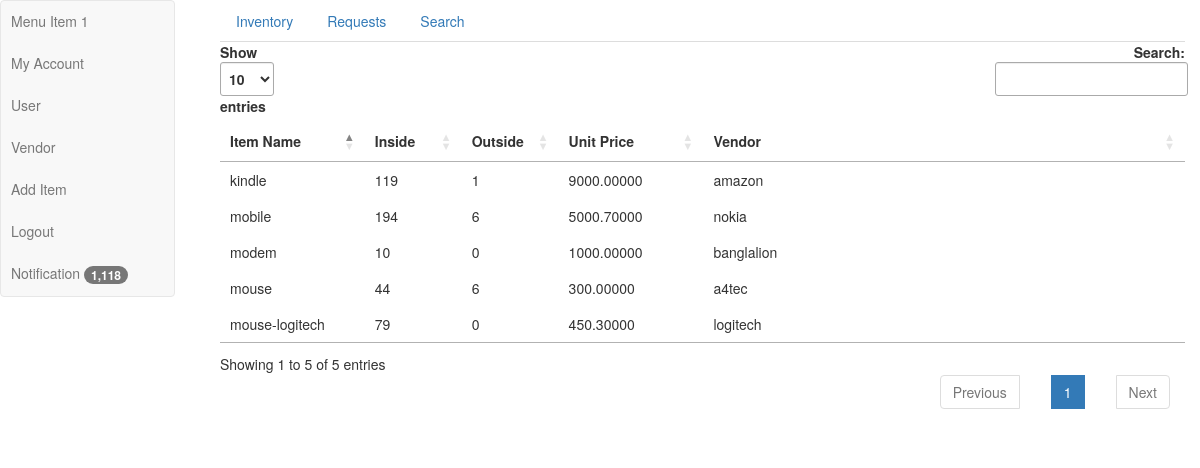
/home/ (signed in), run on an earlier commit of the app's database.
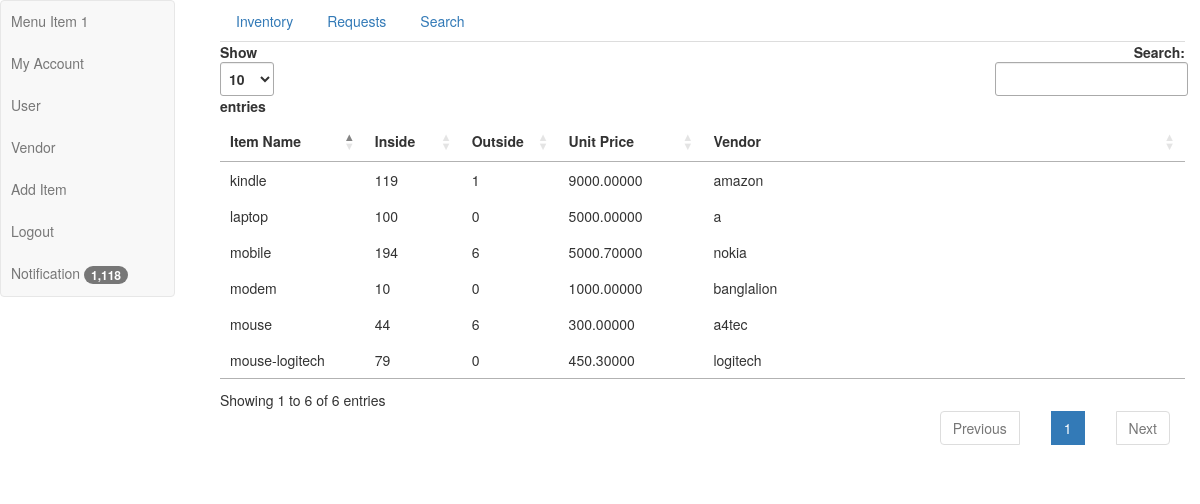
And on a later commit of the database.
### inventory/models.py (models this page shows, shortened)
class InventoryTable(models.Model):
	item_name=models.CharField(max_length=100,blank=False,null=False, unique=True, db_index=True)
	quantity_inside=models.IntegerField()
	quantity_outside=models.IntegerField()
	minimum_quantity=models.IntegerField()
	unit_price=models.DecimalField(max_digits=10, decimal_places=5)
	description=models.TextField()
	vendor=models.CharField(max_length=100,blank=False,null=False)

### inventory/views.py (the view)
# urls.py: url(r'^home/$',views.view_home,name='home_view'),
def view_home(request):
	if request.user.is_authenticated():
		inv=InventoryTable.objects.all()
		g=request.user.groups.all()[0]
		item_names=InventoryTable.objects.values('item_name')
		processed=ProcessedRequest.objects.filter(acknowledgement=0)
		pending=PendingRequest.objects.raw('''select inventory_pendingrequest.id_no,
													quantity_inside,
													requested_quantity,
													requestee,
													inventory_inventorytable.item_name,
													inventory_pendingrequest.description
													from
													inventory_inventorytable
													inner join
													inventory_pendingrequest on
													inventory_inventorytable.item_name=inventory_pendingrequest.item_name''')
		return render(request, 'inventory/home.html',{'inv':inv,'item_names':item_names,'pending':pending,'processed':processed, 'group':g})
	else:
		return render(request, 'inventory/unloggedhome.html',)

### inventory/templates/inventory/home.html (shortened to what this page needs)
{% extends "inventory/base.html" %}
{% block table %}
    <table id="inventorytable">
	    <thead>
	      <tr>
	        <th style="width:15%">Item Name
	        </th>
	        <th style="width:10%">Inside
	        </th>
	        <th style="width:10%">Outside
	        </th>
	        <th style="width:15%">Unit Price
	        </th>
	        <th>Vendor
	        </th>
	      </tr>
	    </thead>
        {% for items in inv %}
        <tr>
            <td >{{items.item_name}}</td>
            <td>{{items.quantity_inside}}</td>
            <td>{{items.quantity_outside}}</td>
            <td>{{items.unit_price}}</td>
            <td>{{items.vendor}}</td>
        </tr>
        {% endfor %}
    </table>
{% endblock table %}

What changed in the data, as far as the page shows it:
added InventoryTable: item_name "laptop", quantity_inside "100", quantity_outside "0", unit_price "5000.00000", vendor "a"
Also different on the page:
text written by a page script: "Show entries Search: Showing 1 to 5 of 5 entries Previous 1 Next" → "Show entries Search: Showing 1 to 6 of 6 entries Previous 1 Next"
